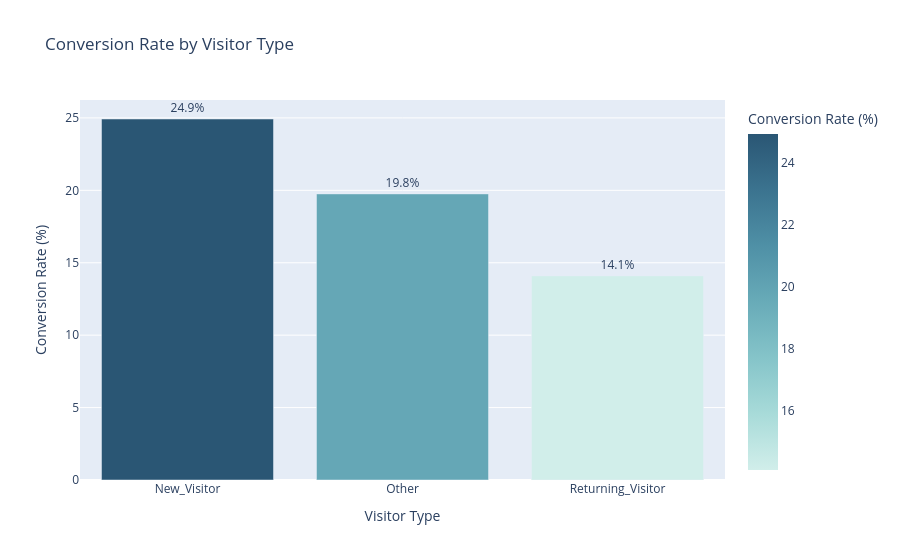

The notebook cell this image was saved under:
### Code cell
visitor_stats = df.groupby('VisitorType').agg(
    count=('is_conversion', 'count'),
    conversions=('is_conversion', 'sum'),
    avg_page_values=('PageValues', 'mean'),
    avg_duration=('total_duration', 'mean')
).reset_index()
visitor_stats['conversion_rate'] = visitor_stats['conversions'] / visitor_stats['count'] * 100

fig = px.bar(
    visitor_stats,
    x='VisitorType',
    y='conversion_rate',
    title='Conversion Rate by Visitor Type',
    labels={'VisitorType': 'Visitor Type', 'conversion_rate': 'Conversion Rate (%)'},
    color='conversion_rate',
    color_continuous_scale='teal',
    text='conversion_rate'
)
fig.update_traces(texttemplate='%{text:.1f}%', textposition='outside')
fig.write_html('../charts/m2_visitor_type.html')
fig.show()

### Figure 1 — Plotly figure (JSON) as saved in the notebook; plotly's stock layout.template omitted (floating-point values rounded to 4 significant figures)
{"data": [{"hovertemplate": "Visitor Type=%{x}<br>Conversion Rate (%)=%{marker.color}<extra></extra>", "legendgroup": "", "marker": {"color": [24.93, 19.75, 14.09], "coloraxis": "coloraxis", "pattern": {"shape": ""}}, "name": "", "orientation": "v", "showlegend": false, "text": [24.93, 19.75, 14.09], "textposition": "outside", "texttemplate": "%{text:.1f}%", "type": "bar", "x": ["New_Visitor", "Other", "Returning_Visitor"], "xaxis": "x", "y": [24.93, 19.75, 14.09], "yaxis": "y"}], "layout": {"barmode": "relative", "coloraxis": {"colorbar": {"title": {"text": "Conversion Rate (%)"}}, "colorscale": [[0, "rgb(209, 238, 234)"], [0.1667, "rgb(168, 219, 217)"], [0.3333, "rgb(133, 196, 201)"], [0.5, "rgb(104, 171, 184)"], [0.6667, "rgb(79, 144, 166)"], [0.8333, "rgb(59, 115, 143)"], [1, "rgb(42, 86, 116)"]]}, "legend": {"tracegroupgap": 0}, "title": {"text": "Conversion Rate by Visitor Type"}, "xaxis": {"anchor": "y", "domain": [0, 1], "title": {"text": "Visitor Type"}}, "yaxis": {"anchor": "x", "domain": [0, 1], "title": {"text": "Conversion Rate (%)"}}}}
